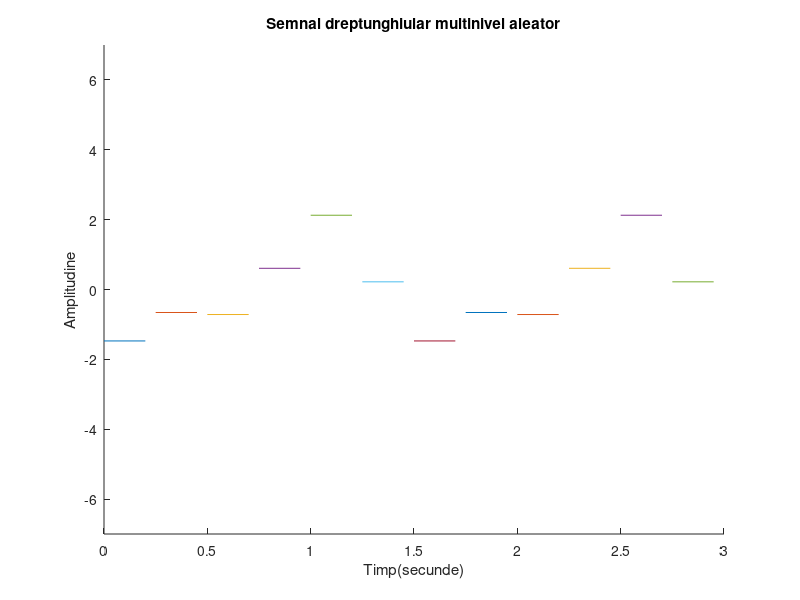

Here is the MATLAB script that generated this plot:
hold on;
%Cu ajutorul functie hold on vom afisa simultan mai multe semnale pe acelasi grafic
%200ms
%folosim rand pentru a genera un numar aleator
r1=rand(1);
r2=rand(1);
r3=rand(1);
r4=rand(1);
r5=rand(1);
r6=rand(1);
t1=0:0.2:0.25;
t2=0.25:0.2:0.5;
t3=0.5:0.2:0.75;
t4=0.75:0.2:1;
t5=1:0.2:1.25;
t6=1.25:0.2:1.5;
%Stabilesc nivelurile
x1=-5*r1*square(pi*8*t1,100);
x2=-3*r2*square(pi*8*t2,100);
x3=-1*r3*square(pi*8*t3,100);
x4=1*r4*square(pi*8*t4,100);
x5=3*r5*square(pi*8*t5,100);
x6=5*r6*square(pi*8*t6,100);
%->Vom folosi functia plot pentru a genera grafice cu parametrii t1 si x1, t2 si x2, t3 si x3, t4 si x4, t5 si x5, t6 si x6
plot(t1,x1);
plot(t2,x2);
plot(t3,x3);
plot(t4,x4);
plot(t5,x5);
plot(t6,x6);
%->Folosim functia axis pentru a delimita spectrele de valori ale graficului generat de plot pentru a se incadra corespunzator in parametri
axis([0 3 -7 7]);
plot(1.5+t1,x1);
plot(1.5+t2,x2);
plot(1.5+t3,x3);
plot(1.5+t4,x4);
plot(1.5+t5,x5);
plot(1.5+t6,x6);
%Am denumit axa Ox
xlabel('Timp(secunde)')
%Am denumit axa Oy
ylabel('Amplitudine')
title('Semnal dreptunghiular multinivel aleator')
